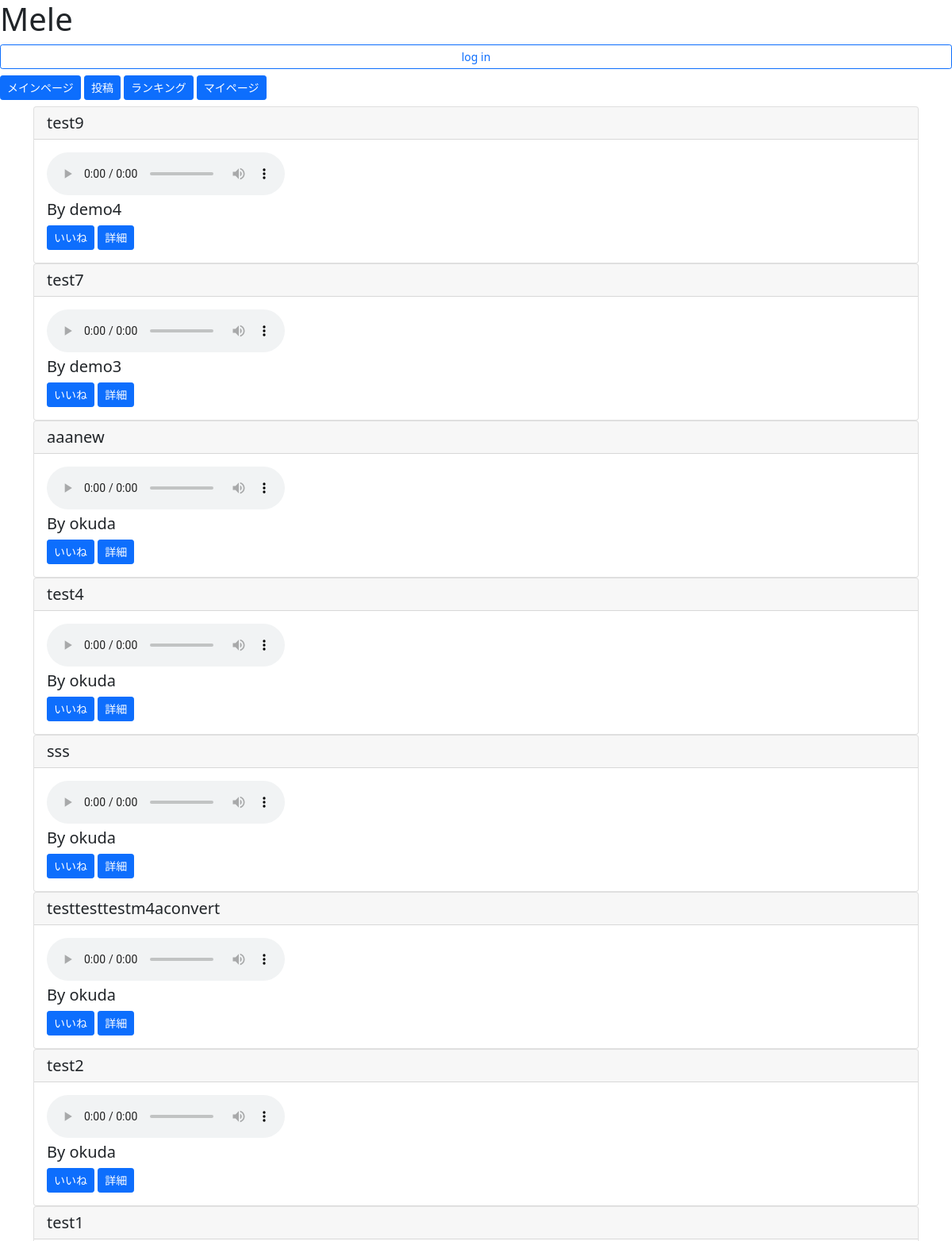
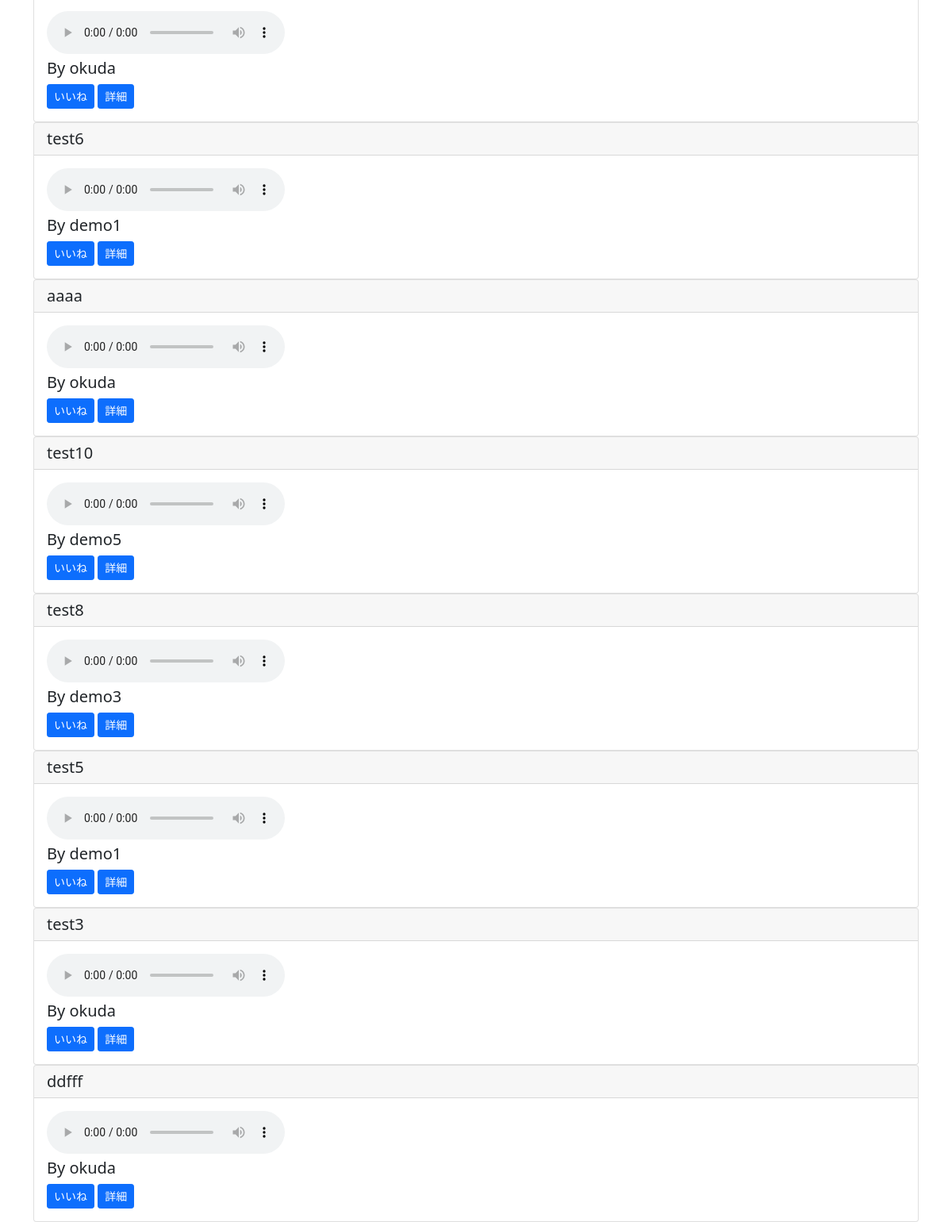
The page / on the database its author committed (2 pictures, top to bottom).
### melemain/models.py (models this page shows)
class AudioModel(models.Model):
    title = models.CharField(max_length = 100)
    author = models.ForeignKey(User, on_delete = models.CASCADE)
    audio = models.FileField(upload_to="")
    iine = models.IntegerField(null = True, blank = True, default = 0)
    iine_people = models.TextField()

### melemain/views.py (the view)
# urls.py: path("", listview, name = "list"),
def listview(request):
    object_list = AudioModel.objects.all().order_by("?")
    return render(request, "list.html", {"object_list": object_list})

### templates/list.html (shortened to what this page needs)
{% extends "base.html" %}
{% block content %}
    <div class = "container">
    {% for item in object_list %}
    <div class = "card">
        <h5  class = "card-header">{{ item.title }}</h5>
        <div class = "card-body">
            <audio src = {{item.audio.url}}  controls></audio>
            <h5>By  {{ item.author }}</h5>
            <button onclick="api_like({{item.pk}})" class = "btn btn-primary btn-sm" >いいね</button>
            <a href = "{% url "detail" item.pk %}" class = "btn btn-primary btn-sm">詳細</a>
        </div>
    </div>
    {% endfor %}
    </div>
{% endblock content %}

### templates/base.html (shortened to what this page needs)
<!doctype html>
<html lang="en">
  <head>
    <link href="https://cdn.jsdelivr.net/npm/bootstrap@5.0.0-beta1/dist/css/bootstrap.min.css" rel="stylesheet">
  </head>
  <body>
{% if user.is_authenticated%}
  <h1>Mele</h1>
  <h5>  </h5>
  <h5>こんにちは{{request.user}}さん</h5>
  <h5>  </h5>
  <a href = "{% url "list"  %}" class = "btn btn-primary btn-sm">メインページ</a>
  <a href = "{% url "create"  %}" class = "btn btn-primary btn-sm">投稿</a>
  <a href = "{% url "ranking"  %}" class = "btn btn-primary btn-sm">ランキング</a>
  <a href = "{% url "mypage" user  %}" class = "btn btn-primary btn-sm">マイページ</a>
  <a href = "{% url "logout"  %}" class = "btn btn-outline-primary btn-sm">log out</a>
  <h5>  </h5>
{% else %}
  <h1>Mele</h1>
  <a href = "{% url "login"  %}" class = "w-100 btn btn-outline-primary btn-sm">log in</a>
  <a href = "{% url "list"  %}" class = "btn btn-primary btn-sm">メインページ</a>
  <a href = "{% url "create"  %}" class = "btn btn-primary btn-sm">投稿</a>
  <a href = "{% url "ranking"  %}" class = "btn btn-primary btn-sm">ランキング</a>
  <a href = "{% url "mypage" user  %}" class = "btn btn-primary btn-sm">マイページ</a>
{% endif %}
{% block content %}
{% endblock content %}
  </body>
</html>

### rows shown on the page
AudioModel: title "test9", author "demo4"
AudioModel: title "test7", author "demo3"
AudioModel: title "aaanew", author "okuda"
AudioModel: title "test4", author "okuda"
AudioModel: title "sss", author "okuda"
AudioModel: title "testtesttestm4aconvert", author "okuda"
AudioModel: title "test2", author "okuda"
AudioModel: title "test1", author "okuda"
AudioModel: title "test6", author "demo1"
AudioModel: title "aaaa", author "okuda"
AudioModel: title "test10", author "demo5"
AudioModel: title "test8", author "demo3"
AudioModel: title "test5", author "demo1"
AudioModel: title "test3", author "okuda"
AudioModel: title "ddfff", author "okuda"
